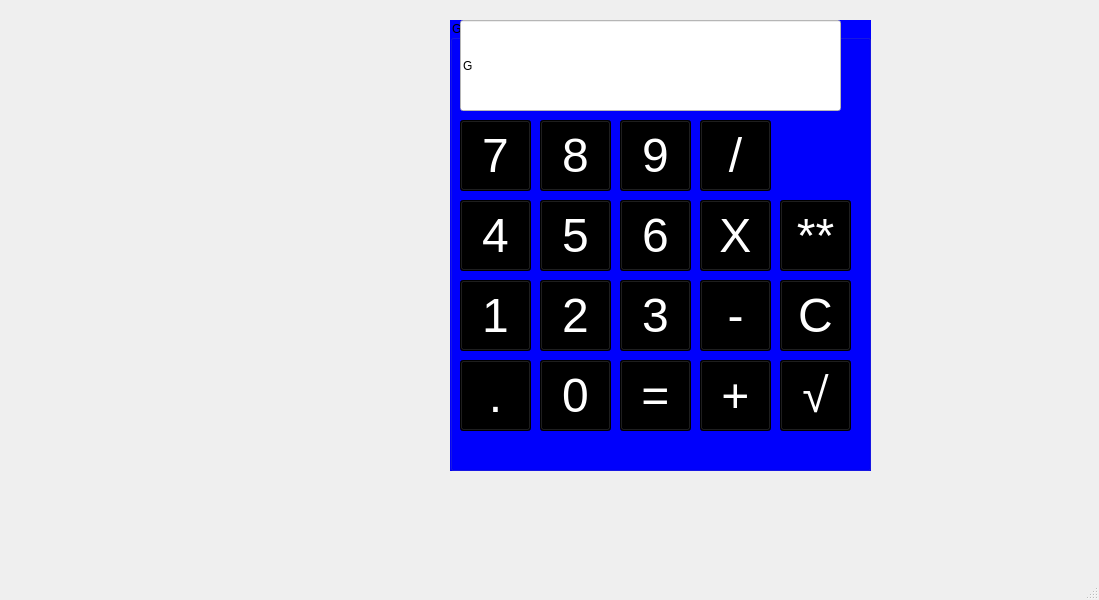
<?xml version="1.0" encoding="UTF-8"?>
<ui version="4.0">
 <class>but4</class>
 <widget class="QMainWindow" name="but4">
  <property name="geometry">
   <rect>
    <x>0</x>
    <y>0</y>
    <width>1099</width>
    <height>600</height>
   </rect>
  </property>
  <property name="windowTitle">
   <string>MainWindow</string>
  </property>
  <property name="styleSheet">
   <string notr="true">font: 36pt &quot;Arial&quot;;</string>
  </property>
  <widget class="QWidget" name="centralwidget">
   <widget class="QWidget" name="horizontalLayoutWidget">
    <property name="geometry">
     <rect>
      <x>450</x>
      <y>20</y>
      <width>421</width>
      <height>451</height>
     </rect>
    </property>
    <layout class="QHBoxLayout" name="horizontalLayout">
     <item>
      <widget class="QGroupBox" name="groupBox">
       <property name="styleSheet">
        <string notr="true">background-color: rgb(0, 0, 255);
border-right-color: rgb(255, 255, 127);</string>
       </property>
       <property name="title">
        <string>GroupBox</string>
       </property>
       <widget class="QPushButton" name="but8">
        <property name="geometry">
         <rect>
          <x>90</x>
          <y>100</y>
          <width>71</width>
          <height>71</height>
         </rect>
        </property>
        <property name="minimumSize">
         <size>
          <width>71</width>
          <height>71</height>
         </size>
        </property>
        <property name="maximumSize">
         <size>
          <width>71</width>
          <height>71</height>
         </size>
        </property>
        <property name="font">
         <font>
          <family>Arial</family>
          <pointsize>36</pointsize>
          <weight>50</weight>
          <italic>false</italic>
          <bold>false</bold>
         </font>
        </property>
        <property name="styleSheet">
         <string notr="true">background-color: rgb(0, 0, 0);
color: rgb(255, 255, 255);</string>
        </property>
        <property name="text">
         <string>8</string>
        </property>
       </widget>
       <widget class="QPushButton" name="but9">
        <property name="geometry">
         <rect>
          <x>170</x>
          <y>100</y>
          <width>71</width>
          <height>71</height>
         </rect>
        </property>
        <property name="minimumSize">
         <size>
          <width>71</width>
          <height>71</height>
         </size>
        </property>
        <property name="maximumSize">
         <size>
          <width>71</width>
          <height>71</height>
         </size>
        </property>
        <property name="font">
         <font>
          <family>Arial</family>
          <pointsize>36</pointsize>
          <weight>50</weight>
          <italic>false</italic>
          <bold>false</bold>
         </font>
        </property>
        <property name="styleSheet">
         <string notr="true">background-color: rgb(0, 0, 0);
color: rgb(255, 255, 255);</string>
        </property>
        <property name="text">
         <string>9</string>
        </property>
       </widget>
       <widget class="QPushButton" name="but7">
        <property name="geometry">
         <rect>
          <x>10</x>
          <y>100</y>
          <width>71</width>
          <height>71</height>
         </rect>
        </property>
        <property name="minimumSize">
         <size>
          <width>71</width>
          <height>71</height>
         </size>
        </property>
        <property name="maximumSize">
         <size>
          <width>71</width>
          <height>71</height>
         </size>
        </property>
        <property name="font">
         <font>
          <family>Arial</family>
          <pointsize>36</pointsize>
          <weight>50</weight>
          <italic>false</italic>
          <bold>false</bold>
         </font>
        </property>
        <property name="styleSheet">
         <string notr="true">background-color: rgb(0, 0, 0);
border-color: rgb(0, 0, 127);
color: rgb(255, 255, 255);</string>
        </property>
        <property name="text">
         <string>7</string>
        </property>
       </widget>
       <widget class="QPushButton" name="but_dilennya">
        <property name="geometry">
         <rect>
          <x>250</x>
          <y>100</y>
          <width>71</width>
          <height>71</height>
         </rect>
        </property>
        <property name="minimumSize">
         <size>
          <width>71</width>
          <height>71</height>
         </size>
        </property>
        <property name="maximumSize">
         <size>
          <width>71</width>
          <height>71</height>
         </size>
        </property>
        <property name="font">
         <font>
          <family>Arial</family>
          <pointsize>36</pointsize>
          <weight>50</weight>
          <italic>false</italic>
          <bold>false</bold>
         </font>
        </property>
        <property name="styleSheet">
         <string notr="true">background-color: rgb(0, 0, 0);
color: rgb(255, 255, 255);</string>
        </property>
        <property name="text">
         <string>/</string>
        </property>
       </widget>
       <widget class="QPushButton" name="but_mnozhennya">
        <property name="geometry">
         <rect>
          <x>250</x>
          <y>180</y>
          <width>71</width>
          <height>71</height>
         </rect>
        </property>
        <property name="minimumSize">
         <size>
          <width>71</width>
          <height>71</height>
         </size>
        </property>
        <property name="maximumSize">
         <size>
          <width>71</width>
          <height>71</height>
         </size>
        </property>
        <property name="font">
         <font>
          <family>Arial</family>
          <pointsize>36</pointsize>
          <weight>50</weight>
          <italic>false</italic>
          <bold>false</bold>
         </font>
        </property>
        <property name="styleSheet">
         <string notr="true">background-color: rgb(0, 0, 0);
color: rgb(255, 255, 255);</string>
        </property>
        <property name="text">
         <string>X</string>
        </property>
       </widget>
       <widget class="QPushButton" name="pushButton_33">
        <property name="geometry">
         <rect>
          <x>170</x>
          <y>180</y>
          <width>71</width>
          <height>71</height>
         </rect>
        </property>
        <property name="minimumSize">
         <size>
          <width>71</width>
          <height>71</height>
         </size>
        </property>
        <property name="maximumSize">
         <size>
          <width>71</width>
          <height>71</height>
         </size>
        </property>
        <property name="font">
         <font>
          <family>Arial</family>
          <pointsize>36</pointsize>
          <weight>50</weight>
          <italic>false</italic>
          <bold>false</bold>
         </font>
        </property>
        <property name="styleSheet">
         <string notr="true">background-color: rgb(0, 0, 0);
color: rgb(255, 255, 255);</string>
        </property>
        <property name="text">
         <string>6</string>
        </property>
       </widget>
       <widget class="QPushButton" name="pushButton_23">
        <property name="geometry">
         <rect>
          <x>10</x>
          <y>180</y>
          <width>71</width>
          <height>71</height>
         </rect>
        </property>
        <property name="minimumSize">
         <size>
          <width>71</width>
          <height>71</height>
         </size>
        </property>
        <property name="maximumSize">
         <size>
          <width>71</width>
          <height>71</height>
         </size>
        </property>
        <property name="font">
         <font>
          <family>Arial</family>
          <pointsize>36</pointsize>
          <weight>50</weight>
          <italic>false</italic>
          <bold>false</bold>
         </font>
        </property>
        <property name="styleSheet">
         <string notr="true">background-color: rgb(0, 0, 0);
color: rgb(255, 255, 255);</string>
        </property>
        <property name="text">
         <string>4</string>
        </property>
       </widget>
       <widget class="QPushButton" name="pushButton_37">
        <property name="geometry">
         <rect>
          <x>90</x>
          <y>180</y>
          <width>71</width>
          <height>71</height>
         </rect>
        </property>
        <property name="minimumSize">
         <size>
          <width>71</width>
          <height>71</height>
         </size>
        </property>
        <property name="maximumSize">
         <size>
          <width>71</width>
          <height>71</height>
         </size>
        </property>
        <property name="font">
         <font>
          <family>Arial</family>
          <pointsize>36</pointsize>
          <weight>50</weight>
          <italic>false</italic>
          <bold>false</bold>
         </font>
        </property>
        <property name="styleSheet">
         <string notr="true">background-color: rgb(0, 0, 0);
color: rgb(255, 255, 255);</string>
        </property>
        <property name="text">
         <string>5</string>
        </property>
       </widget>
       <widget class="QPushButton" name="pushButton_29">
        <property name="geometry">
         <rect>
          <x>250</x>
          <y>260</y>
          <width>71</width>
          <height>71</height>
         </rect>
        </property>
        <property name="minimumSize">
         <size>
          <width>71</width>
          <height>71</height>
         </size>
        </property>
        <property name="maximumSize">
         <size>
          <width>71</width>
          <height>71</height>
         </size>
        </property>
        <property name="font">
         <font>
          <family>Arial</family>
          <pointsize>36</pointsize>
          <weight>50</weight>
          <italic>false</italic>
          <bold>false</bold>
         </font>
        </property>
        <property name="styleSheet">
         <string notr="true">background-color: rgb(0, 0, 0);
color: rgb(255, 255, 255);</string>
        </property>
        <property name="text">
         <string>-</string>
        </property>
       </widget>
       <widget class="QPushButton" name="pushButton_26">
        <property name="geometry">
         <rect>
          <x>90</x>
          <y>260</y>
          <width>71</width>
          <height>71</height>
         </rect>
        </property>
        <property name="minimumSize">
         <size>
          <width>71</width>
          <height>71</height>
         </size>
        </property>
        <property name="maximumSize">
         <size>
          <width>71</width>
          <height>71</height>
         </size>
        </property>
        <property name="font">
         <font>
          <family>Arial</family>
          <pointsize>36</pointsize>
          <weight>50</weight>
          <italic>false</italic>
          <bold>false</bold>
         </font>
        </property>
        <property name="styleSheet">
         <string notr="true">background-color: rgb(0, 0, 0);
color: rgb(255, 255, 255);</string>
        </property>
        <property name="text">
         <string>2</string>
        </property>
       </widget>
       <widget class="QPushButton" name="pushButton_30">
        <property name="geometry">
         <rect>
          <x>170</x>
          <y>260</y>
          <width>71</width>
          <height>71</height>
         </rect>
        </property>
        <property name="minimumSize">
         <size>
          <width>71</width>
          <height>71</height>
         </size>
        </property>
        <property name="maximumSize">
         <size>
          <width>71</width>
          <height>71</height>
         </size>
        </property>
        <property name="font">
         <font>
          <family>Arial</family>
          <pointsize>36</pointsize>
          <weight>50</weight>
          <italic>false</italic>
          <bold>false</bold>
         </font>
        </property>
        <property name="styleSheet">
         <string notr="true">background-color: rgb(0, 0, 0);
color: rgb(255, 255, 255);</string>
        </property>
        <property name="text">
         <string>3</string>
        </property>
       </widget>
       <widget class="QPushButton" name="pushButton_22">
        <property name="geometry">
         <rect>
          <x>10</x>
          <y>260</y>
          <width>71</width>
          <height>71</height>
         </rect>
        </property>
        <property name="minimumSize">
         <size>
          <width>71</width>
          <height>71</height>
         </size>
        </property>
        <property name="maximumSize">
         <size>
          <width>71</width>
          <height>71</height>
         </size>
        </property>
        <property name="font">
         <font>
          <family>Arial</family>
          <pointsize>36</pointsize>
          <weight>50</weight>
          <italic>false</italic>
          <bold>false</bold>
         </font>
        </property>
        <property name="styleSheet">
         <string notr="true">background-color: rgb(0, 0, 0);
color: rgb(255, 255, 255);</string>
        </property>
        <property name="text">
         <string>1</string>
        </property>
       </widget>
       <widget class="QPushButton" name="pushButton_27">
        <property name="geometry">
         <rect>
          <x>10</x>
          <y>340</y>
          <width>71</width>
          <height>71</height>
         </rect>
        </property>
        <property name="minimumSize">
         <size>
          <width>71</width>
          <height>71</height>
         </size>
        </property>
        <property name="maximumSize">
         <size>
          <width>71</width>
          <height>71</height>
         </size>
        </property>
        <property name="font">
         <font>
          <family>Arial</family>
          <pointsize>36</pointsize>
          <weight>50</weight>
          <italic>false</italic>
          <bold>false</bold>
         </font>
        </property>
        <property name="styleSheet">
         <string notr="true">background-color: rgb(0, 0, 0);
color: rgb(255, 255, 255);</string>
        </property>
        <property name="text">
         <string>.</string>
        </property>
       </widget>
       <widget class="QPushButton" name="pushButton_36">
        <property name="geometry">
         <rect>
          <x>250</x>
          <y>340</y>
          <width>71</width>
          <height>71</height>
         </rect>
        </property>
        <property name="minimumSize">
         <size>
          <width>71</width>
          <height>71</height>
         </size>
        </property>
        <property name="maximumSize">
         <size>
          <width>71</width>
          <height>71</height>
         </size>
        </property>
        <property name="font">
         <font>
          <family>Arial</family>
          <pointsize>36</pointsize>
          <weight>50</weight>
          <italic>false</italic>
          <bold>false</bold>
         </font>
        </property>
        <property name="styleSheet">
         <string notr="true">background-color: rgb(0, 0, 0);
color: rgb(255, 255, 255);</string>
        </property>
        <property name="text">
         <string>+</string>
        </property>
       </widget>
       <widget class="QPushButton" name="pushButton_35">
        <property name="geometry">
         <rect>
          <x>170</x>
          <y>340</y>
          <width>71</width>
          <height>71</height>
         </rect>
        </property>
        <property name="minimumSize">
         <size>
          <width>71</width>
          <height>71</height>
         </size>
        </property>
        <property name="maximumSize">
         <size>
          <width>71</width>
          <height>71</height>
         </size>
        </property>
        <property name="font">
         <font>
          <family>Arial</family>
          <pointsize>36</pointsize>
          <weight>50</weight>
          <italic>false</italic>
          <bold>false</bold>
         </font>
        </property>
        <property name="styleSheet">
         <string notr="true">background-color: rgb(0, 0, 0);
color: rgb(255, 255, 255);</string>
        </property>
        <property name="text">
         <string>=</string>
        </property>
       </widget>
       <widget class="QPushButton" name="pushButton_28">
        <property name="geometry">
         <rect>
          <x>90</x>
          <y>340</y>
          <width>71</width>
          <height>71</height>
         </rect>
        </property>
        <property name="minimumSize">
         <size>
          <width>71</width>
          <height>71</height>
         </size>
        </property>
        <property name="maximumSize">
         <size>
          <width>71</width>
          <height>71</height>
         </size>
        </property>
        <property name="font">
         <font>
          <family>Arial</family>
          <pointsize>36</pointsize>
          <weight>50</weight>
          <italic>false</italic>
          <bold>false</bold>
         </font>
        </property>
        <property name="styleSheet">
         <string notr="true">background-color: rgb(0, 0, 0);
color: rgb(255, 255, 255);</string>
        </property>
        <property name="text">
         <string>0</string>
        </property>
       </widget>
       <widget class="QLineEdit" name="lineEdit">
        <property name="geometry">
         <rect>
          <x>10</x>
          <y>0</y>
          <width>381</width>
          <height>91</height>
         </rect>
        </property>
        <property name="styleSheet">
         <string notr="true">color: rgb(0, 0, 0);
background-color: rgb(255, 255, 255);
font: 48pt &quot;Arial&quot;;</string>
        </property>
        <property name="text">
         <string>G</string>
        </property>
       </widget>
       <widget class="QPushButton" name="pushButton_39">
        <property name="geometry">
         <rect>
          <x>330</x>
          <y>340</y>
          <width>71</width>
          <height>71</height>
         </rect>
        </property>
        <property name="minimumSize">
         <size>
          <width>71</width>
          <height>71</height>
         </size>
        </property>
        <property name="maximumSize">
         <size>
          <width>71</width>
          <height>71</height>
         </size>
        </property>
        <property name="font">
         <font>
          <family>Arial</family>
          <pointsize>36</pointsize>
          <weight>50</weight>
          <italic>false</italic>
          <bold>false</bold>
         </font>
        </property>
        <property name="styleSheet">
         <string notr="true">background-color: rgb(0, 0, 0);
color: rgb(255, 255, 255);</string>
        </property>
        <property name="text">
         <string>√</string>
        </property>
       </widget>
       <widget class="QPushButton" name="pushButton_38">
        <property name="geometry">
         <rect>
          <x>330</x>
          <y>260</y>
          <width>71</width>
          <height>71</height>
         </rect>
        </property>
        <property name="minimumSize">
         <size>
          <width>71</width>
          <height>71</height>
         </size>
        </property>
        <property name="maximumSize">
         <size>
          <width>71</width>
          <height>71</height>
         </size>
        </property>
        <property name="font">
         <font>
          <family>Arial</family>
          <pointsize>36</pointsize>
          <weight>50</weight>
          <italic>false</italic>
          <bold>false</bold>
         </font>
        </property>
        <property name="styleSheet">
         <string notr="true">background-color: rgb(0, 0, 0);
color: rgb(255, 255, 255);</string>
        </property>
        <property name="text">
         <string>С</string>
        </property>
       </widget>
       <widget class="QPushButton" name="pushButton_40">
        <property name="geometry">
         <rect>
          <x>330</x>
          <y>180</y>
          <width>71</width>
          <height>71</height>
         </rect>
        </property>
        <property name="minimumSize">
         <size>
          <width>71</width>
          <height>71</height>
         </size>
        </property>
        <property name="maximumSize">
         <size>
          <width>71</width>
          <height>71</height>
         </size>
        </property>
        <property name="font">
         <font>
          <family>Arial</family>
          <pointsize>36</pointsize>
          <weight>50</weight>
          <italic>false</italic>
          <bold>false</bold>
         </font>
        </property>
        <property name="styleSheet">
         <string notr="true">background-color: rgb(0, 0, 0);
color: rgb(255, 255, 255);</string>
        </property>
        <property name="text">
         <string>**</string>
        </property>
       </widget>
      </widget>
     </item>
    </layout>
   </widget>
  </widget>
  <widget class="QStatusBar" name="statusbar"/>
 </widget>
 <resources/>
 <connections/>
</ui>
